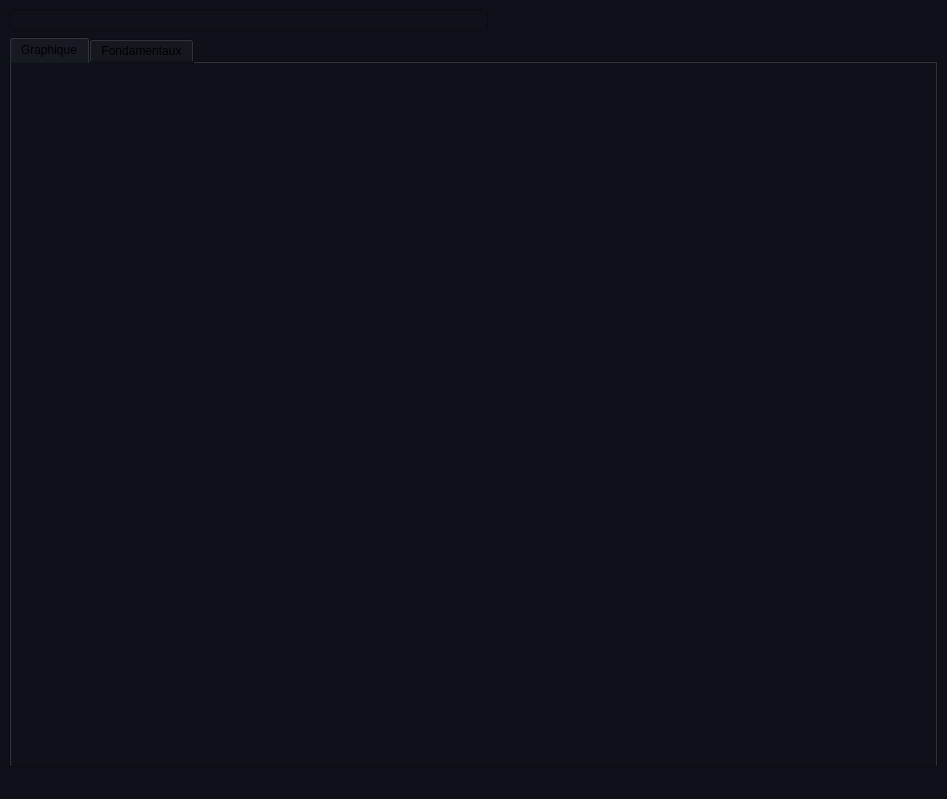
<?xml version="1.0" encoding="UTF-8"?>
<ui version="4.0">
 <class>MainWindow</class>
 <widget class="QMainWindow" name="MainWindow">
  <property name="geometry">
   <rect>
    <x>0</x>
    <y>0</y>
    <width>947</width>
    <height>799</height>
   </rect>
  </property>
  <property name="windowTitle">
   <string>Graphique View</string>
  </property>
  <property name="styleSheet">
   <string notr="true">background-color: rgb(14, 17, 25);</string>
  </property>
  <widget class="QWidget" name="centralwidget">
   <layout class="QGridLayout" name="gridLayout">
    <item row="0" column="0">
     <layout class="QHBoxLayout" name="horizontalLayout">
      <item>
       <widget class="QLineEdit" name="lineEdit"/>
      </item>
      <item>
       <spacer name="horizontalSpacer">
        <property name="orientation">
         <enum>Qt::Horizontal</enum>
        </property>
        <property name="sizeType">
         <enum>QSizePolicy::Maximum</enum>
        </property>
        <property name="sizeHint" stdset="0">
         <size>
          <width>450</width>
          <height>5</height>
         </size>
        </property>
       </spacer>
      </item>
     </layout>
    </item>
    <item row="1" column="0">
     <widget class="QTabWidget" name="tabWidget">
      <property name="styleSheet">
       <string notr="true"/>
      </property>
      <property name="currentIndex">
       <number>0</number>
      </property>
      <widget class="QWidget" name="tab">
       <attribute name="title">
        <string>Graphique</string>
       </attribute>
       <layout class="QGridLayout" name="gridLayout_3">
        <item row="0" column="0">
         <layout class="QGridLayout" name="gridLayout_2"/>
        </item>
       </layout>
      </widget>
      <widget class="QWidget" name="tab_2">
       <attribute name="title">
        <string>Fondamentaux</string>
       </attribute>
       <layout class="QVBoxLayout" name="verticalLayout"/>
      </widget>
     </widget>
    </item>
   </layout>
  </widget>
  <widget class="QMenuBar" name="menubar">
   <property name="geometry">
    <rect>
     <x>0</x>
     <y>0</y>
     <width>947</width>
     <height>21</height>
    </rect>
   </property>
  </widget>
  <widget class="QStatusBar" name="statusbar"/>
 </widget>
 <resources/>
 <connections/>
</ui>
